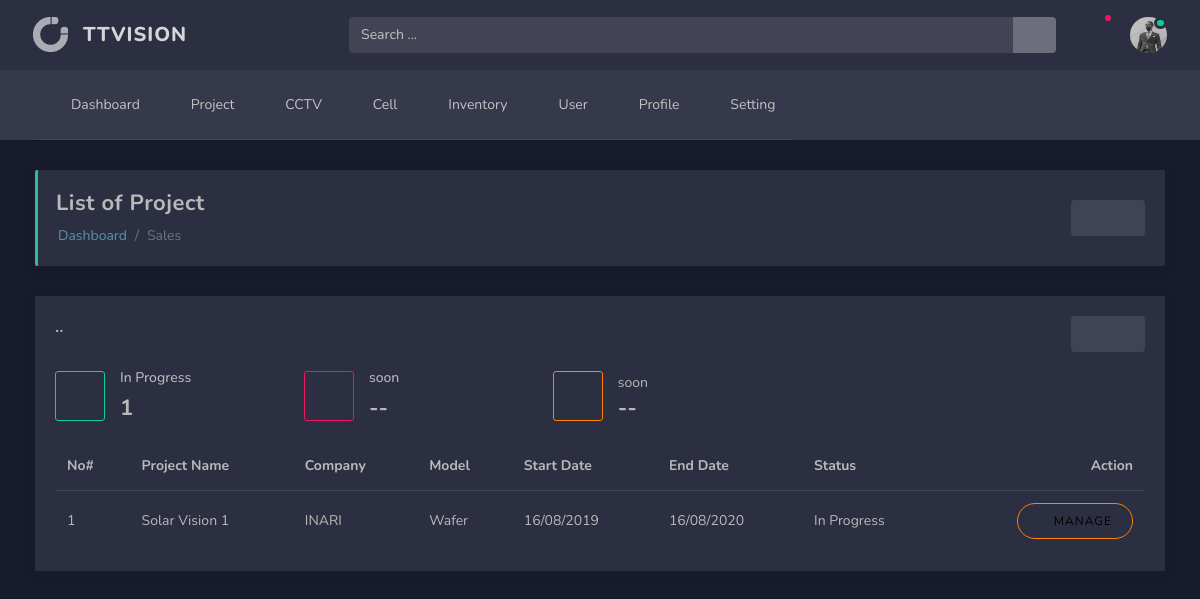
The app's page /project-list with its own data.
### production/models.py (models this page shows, shortened)
class Ttvproject(models.Model):
    p_name = models.CharField(max_length=150, blank=True)
    p_company = models.CharField(max_length=100, blank=True)
    p_code = models.CharField(max_length=150, blank=True)
    p_model = models.CharField(max_length=150, blank=True)
    p_startdate = models.CharField(max_length=150, blank=True)
    p_enddate = models.CharField(max_length=150, blank=True)
    p_status = models.CharField(max_length=150, blank=True)
    p_type = models.CharField(max_length=150, blank=True)
    p_comp = models.CharField(max_length=150, blank=True)
    p_userid = models.IntegerField(default=0, blank=True)
    p_color = models.CharField(max_length=50, blank=True)

### production/views.py (the view)
# urls.py: path('project-list',ProjectList, name='project-list'),#project_list
def ProjectList(request):
    data = {
        'list':Ttvproject.objects.all(),
        'count': Ttvproject.objects.filter(p_status="In Progress").count()
    }
    return render(request, 'project_list.html',data)

### templates/project_list.html (shortened to what this page needs)
{% extends 'based/based.html' %}
{% block content %}
{% load static %}
<main class="main-content">
    <div class="container-fluid">
        <div class="page-header d-md-flex justify-content-between align-items-center">
            <div>
                <h4>List of Project</h4>
                <nav aria-label="breadcrumb">
                    <ol class="breadcrumb">
                        <li class="breadcrumb-item"><a href="#">Dashboard</a></li>
                        <li class="breadcrumb-item active" aria-current="page">Sales</li>
                    </ol>
                </nav>
            </div>
            <div>
                <div class="reportrange btn btn-light">
                    <i class="ti-calendar m-r-10"></i>
                    <i class="ti-angle-down m-l-10"></i>
                </div>
            </div>
        </div>
        <div class="row">
            <div class="col-md-12">
                <div class="card">
                    <div class="card-body">
                        <div class="d-md-flex justify-content-between">
                            <h5 class="card-title">..</h5>
                            <div>
                                <div class="reportrange btn btn-light">
                                    <i class="ti-calendar m-r-10"></i>
                                    <i class="ti-angle-down m-l-10"></i>
                                </div>
                            </div>
                        </div>
                        <div class="row">
                            <div class="col-md-8">
                                <div class="row">
                                    <div class="col-md-4">
                                        <div class="d-flex align-items-center m-b-20">
                                            <div class="icon-block m-r-15 icon-block-lg icon-block-outline-success text-success">
                                                <i class="fa fa-bar-chart"></i>
                                            </div>
                                            <div>
                                                <h6>In Progress</h6>
                                                <h4 class="m-b-0 font-weight-bold">{{count}}</h4>
                                            </div>
                                        </div>
                                    </div>
                                    <div class="col-md-4">
                                        <div class="d-flex align-items-center m-b-20">
                                            <div class="icon-block m-r-15 icon-block-lg icon-block-outline-danger  text-danger">
                                                <i class="fa fa-hand-lizard-o"></i>
                                            </div>
                                            <div>
                                                <h6>soon</h6>
                                                <h4 class="m-b-0 font-weight-bold">--</h4>
                                            </div>
                                        </div>
                                    </div>
                                    <div class="col-md-4">
                                        <div class="d-flex align-items-center m-b-20">
                                            <div class="icon-block m-r-15 icon-block-lg icon-block-outline-warning text-warning">
                                                <i class="fa fa-dollar"></i>
                                            </div>
                                            <div>soon</h6>
                                                <h4 class="m-b-0 font-weight-bold">--</h4>
                                            </div>
                                        </div>
                                    </div>
                                </div>
                            </div>
                        </div>
                        <div class="table-responsive">
                            <table class="table m-b-0">
                                <thead>
                                <tr>
                                    <th>No#</th>
                                    <th>Project Name</th>
                                    <th>Company</th>
                                    <th>Model</th>
                                    <th>Start Date</th>
                                    <th>End Date</th>
                                    <th>Status</th>
                                    <th class="text-right">Action</th>
                                </tr>
                                </thead>
                                <tbody>
                                {% for row in list %}
                                <tr>
                                    <td>{{row.id}}</td>
                                    <td>{{row.p_name}}</td>
                                    <td>{{row.p_company}}</td>
                                    <td>{{row.p_model}}</td>
                                    <td>{{row.p_startdate}}</td>
                                    <td>
                                        {{row.p_enddate}}
                                    </td>
                                    <td>
                                        {{row.p_status}}
                                    </td>
                                    <td class="text-right"><a href="{% url 'update-project' pid=row.id %} " class="btn btn-outline-warning btn-rounded btn-uppercase"><i class="ti-settings m-r-5"></i>Manage</a></td>
                                </tr>
                                {% endfor %}
                                </tbody>
                            </table>
                        </div>
                    </div>
                </div>
            </div>
        </div>
    </div>
</main>
{% endblock content %}

### records on screen
Ttvproject: id "1", p_name "Solar Vision 1", p_company "INARI", p_model "Wafer", p_startdate "16/08/2019", p_enddate "16/08/2020", p_status "In Progress"

### other values on screen
{{ count }} "1"
